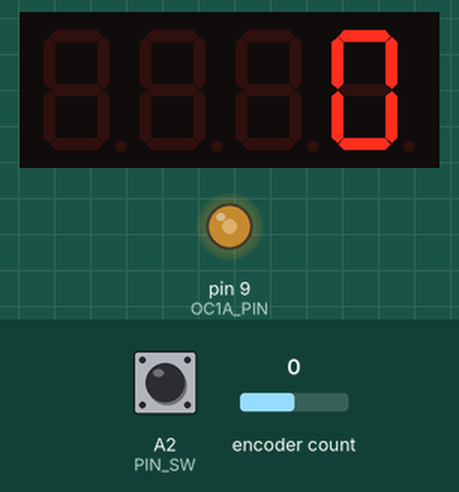
Simulated run of this sketch. Board: Arduino Uno, built with avr-gcc and run on an emulated ATmega328P. Shown: 4-digit seven-segment display, output pins drawn as LEDs (lit = HIGH). The test bench sets the inputs (shaded band); at power-on: encoder count 0, A2 (PIN_SW) HIGH.

Above: at 1.2 s.
1.3 s: encoder count set to 1
At 2.5 s:
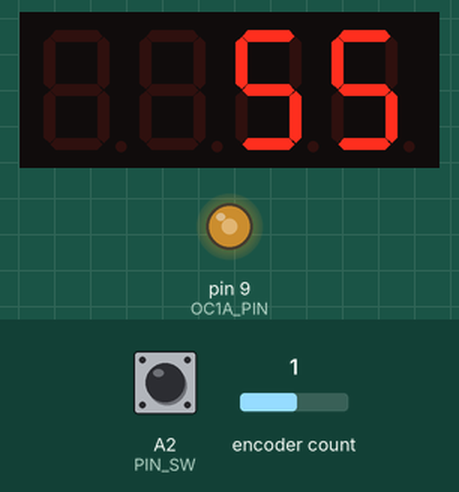
4.3 s: encoder count set to 2
At 4.8 s:
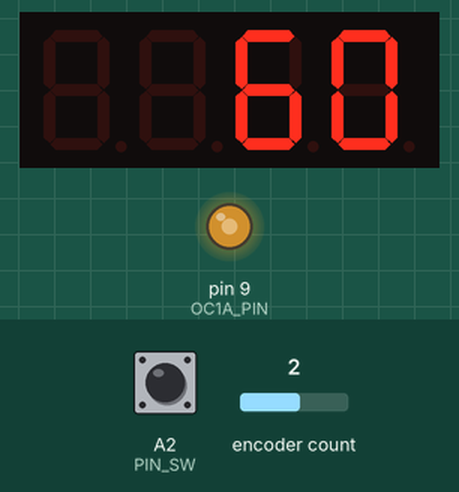
7.3 s: encoder count set to 6
At 8.3 s:
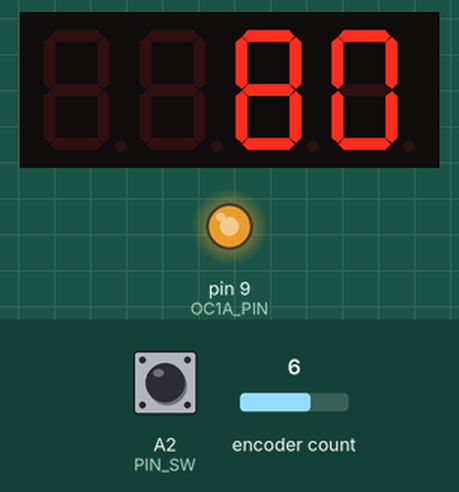
Timing chart, 0 to 10.3 s (numbered marks = the images above; inputs shaded):
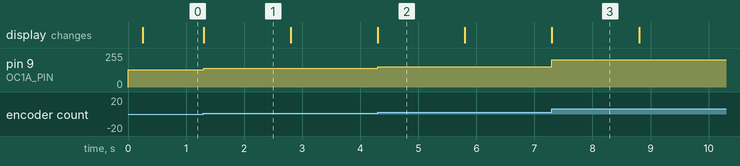

The sketch:

fan_control.ino
```cpp
/***************************************************
  Control PWM fan using a rotary encoder and out RPM to 7 seg display.

  Designed specifically to work the following:
  - Ardiono pro micro
  - Adafruit LED 7-Segment backpacks
    http://www.adafruit.com/products/878
  - Rotary encoder
    http://
  - PWM fan

  Used the following as references for writing this:
  https://create.arduino.cc/projecthub/tylerpeppy/25-khz-4-pin-pwm-fan-control-with-arduino-uno-3005a1
  https://lastminuteengineers.com/rotary-encoder-arduino-tutorial/
  https://fdossena.com/?p=ArduinoFanControl/i.md
 ****************************************************/

#include <Wire.h> // Enable this line if using Arduino Uno, Mega, etc.
#include <Adafruit_GFX.h>
#include "Adafruit_LEDBackpack.h"
#include <RotaryEncoder.h>

Adafruit_7segment matrix = Adafruit_7segment();
RotaryEncoder encoder(A1, A0);

#define PIN_SW A2
#define PIN_SENSE 7
#define DEBOUNCE_FAN 10 //0 is fine for most fans, crappy fans may require 10 or 20 to filter out noise
#define DEBOUNCE_SW 50
#define FANSTUCK_THRESHOLD 500 //if no interrupts were received for 500ms, consider the fan as stuck and report 0 RPM

const int DISPLAY_UPDATE_FREQ = 250; // freq in ms to update display
const int LEVEL_UPDATE_DELAY = 1500; // time in ms to show current level udpate
const String OFF_DISPLAY[] = {".   "," .  ","  . ","   .", "  . "," .  "};

const byte OC1A_PIN = 9;
const word PWM_FREQ_HZ = 25000; //Adjust this value to adjust the frequency (Frequency in HZ!) (Set currently to 25kHZ)
const word TCNT1_TOP = 16000000/(2*PWM_FREQ_HZ);

int SW_STATE;            // the current reading from the input pin
int LAST_SW_STATE = HIGH;  // the previous reading from the input pin
unsigned long LAST_SW_DEBOUNCE_TIME = 0; // the last time the output pin was toggled

//Interrupt handler. Stores the timestamps of the last 2 interrupts and handles debouncing
unsigned long volatile ts1=0,ts2=0;
void tachISR() {
    unsigned long m=millis();
    if((m-ts2)>DEBOUNCE_FAN){
        ts1=ts2;
        ts2=m;
    }
}
//Calculates and display the RPM based on the timestamps of the last 2 interrupts. Can be called at any time.
int calcRPM(){
  int rpm = 0;
  if(millis()-ts2<FANSTUCK_THRESHOLD&&ts2!=0){
      rpm = (60000/(ts2-ts1))/2;
  }
  return rpm;
}

void setPwmDuty(byte duty) {
  OCR1A = (word) (duty*TCNT1_TOP)/100;
}

unsigned long updateDisplay(int display_out, unsigned long last_update_time) {
  if (millis() > last_update_time + DISPLAY_UPDATE_FREQ ) {
    matrix.clear();
    matrix.println(display_out);
    matrix.writeDisplay();
    last_update_time = millis();
  }
  return last_update_time;
}

void setup() {
  matrix.begin(0x70);
  pinMode(OC1A_PIN, OUTPUT);
  pinMode(PIN_SENSE,INPUT_PULLUP); //set the sense pin as input with pullup resistor
  pinMode(PIN_SW, INPUT_PULLUP);
  attachInterrupt(digitalPinToInterrupt(PIN_SENSE),tachISR,FALLING); //set tachISR to be triggered when the signal on the sense pin goes low
  TCCR1A = 0;
  TCCR1B = 0;
  TCNT1  = 0;
  TCCR1A |= (1 << COM1A1) | (1 << WGM11);
  TCCR1B |= (1 << WGM13) | (1 << CS10);
  ICR1 = TCNT1_TOP;
  setPwmDuty(50);
  Serial.begin(9600);
}

void loop() {
  static unsigned long last_display_update_time = 0;
  static unsigned long level_update_time = 0;
  static int level = 50;
  static int display_mode = 0;
  static int last_display_mode = 0;
  static int pos = 0;
  static unsigned long off_counter = 0;
  static int off_display_index = 0;

  int read_sw = digitalRead(PIN_SW);
  encoder.tick();
  int newPos = encoder.getPosition();

  // If the switch changed, due to noise or pressing:
  if (read_sw != LAST_SW_STATE) {
    // reset the debouncing timer
    LAST_SW_DEBOUNCE_TIME = millis();
  }
  if ((millis() - LAST_SW_DEBOUNCE_TIME) >= DEBOUNCE_SW) {
    // whatever the reading is at, it's been there for longer than the debounce
    // delay, so take it as the actual current state:
    // if the button state has changed:
    if (read_sw != SW_STATE) {
      SW_STATE = read_sw;
      // only toggle the display mode if the new button state is LOW
      if (SW_STATE == LOW) {
        if (display_mode == 3) {
          display_mode = last_display_mode;
        }
        else {
          last_display_mode = display_mode;
          display_mode += 1;
          if (display_mode == 2) {
            off_counter = 0;
            matrix.println(OFF_DISPLAY[0]);
            matrix.writeDisplay();
          }
          if (display_mode > 2) {display_mode = 0;}
        }
      }
    }
  }
  LAST_SW_STATE = read_sw;
  // get level 1-100
  // print it to the display
  // set the pwm duty cycle
  if (pos != newPos) {
    if (display_mode != 3) {
      last_display_mode = display_mode;
    }
    display_mode = 3;
    level_update_time = millis();
    level += (newPos - pos) * 5;
    if (level >= 100) {level = 100;}
    if (level <= 0) {level = 0;}
    pos = newPos;
    matrix.print(level, DEC);
    matrix.writeDisplay();
    setPwmDuty(level);
  }
  // only update RPM display every so many ms
  if (display_mode == 0) {
    last_display_update_time = updateDisplay(calcRPM(), last_display_update_time);
  }
  if (display_mode == 1) {
    last_display_update_time = updateDisplay(level, last_display_update_time);
  }
  // turn the display "off"
  if (display_mode == 2) {
    off_counter += 1;
    if (off_counter > 60000) {off_counter = 0;}
    if (off_counter % 10000 == 0) {
      off_display_index = off_counter / 10000;
      String off_display = OFF_DISPLAY[off_display_index];
      if (off_display_index >= 0 && off_display_index <= 6) {
        matrix.println(off_display);
        matrix.writeDisplay();
      }
    }
  }
  // after adjusting the level, go back to previous display mode
  if (display_mode == 3) {
    if (millis() >= level_update_time + LEVEL_UPDATE_DELAY) {
      display_mode = last_display_mode;
    }
  }
}
```

Measured:
- after the input at 1.3 s, pin 9 (OC1A_PIN): 128/255 → 140/255 at once; the display: changes at once (image 1)
- after the input at 4.3 s, pin 9 (OC1A_PIN): 140/255 → 153/255 at once; the display: changes at once (image 2)
- after the input at 7.3 s, pin 9 (OC1A_PIN): 153/255 → 204/255 at once; the display: changes at once (image 3)
- what the display in image 1 shows lasts 1.5 s, from 1.3 s to 2.8 s
